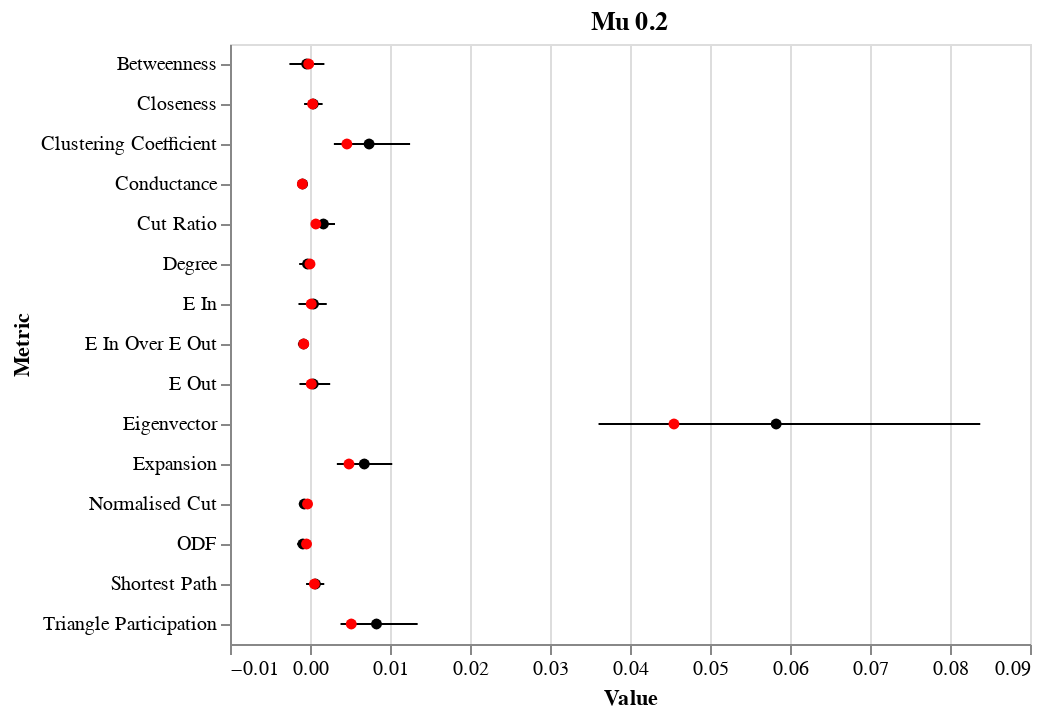
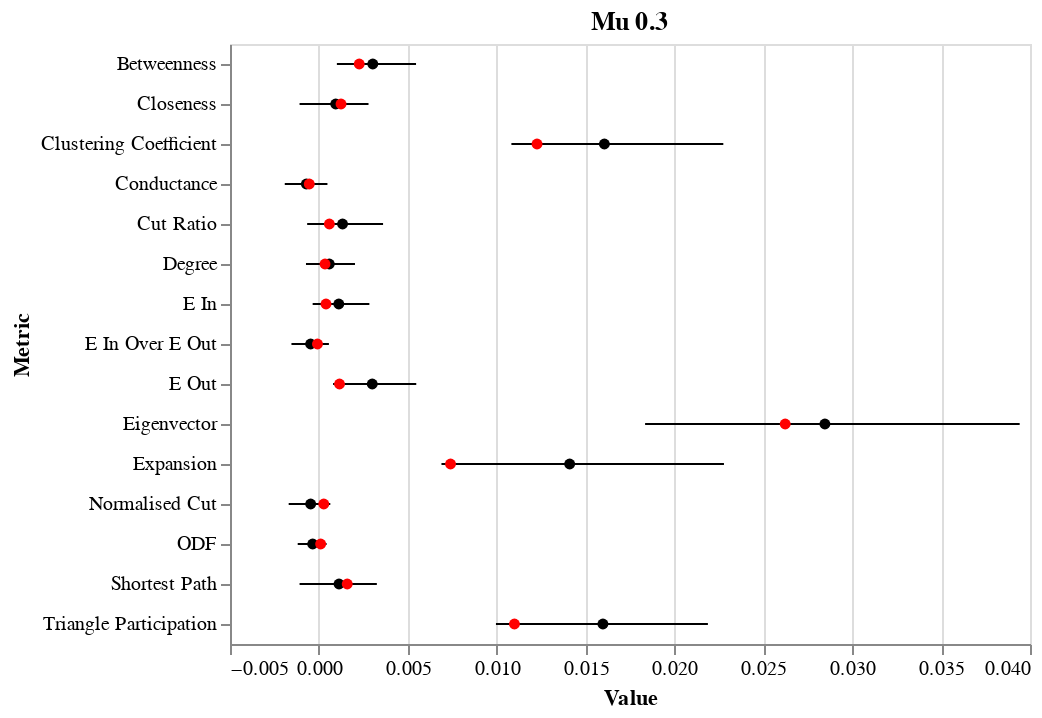
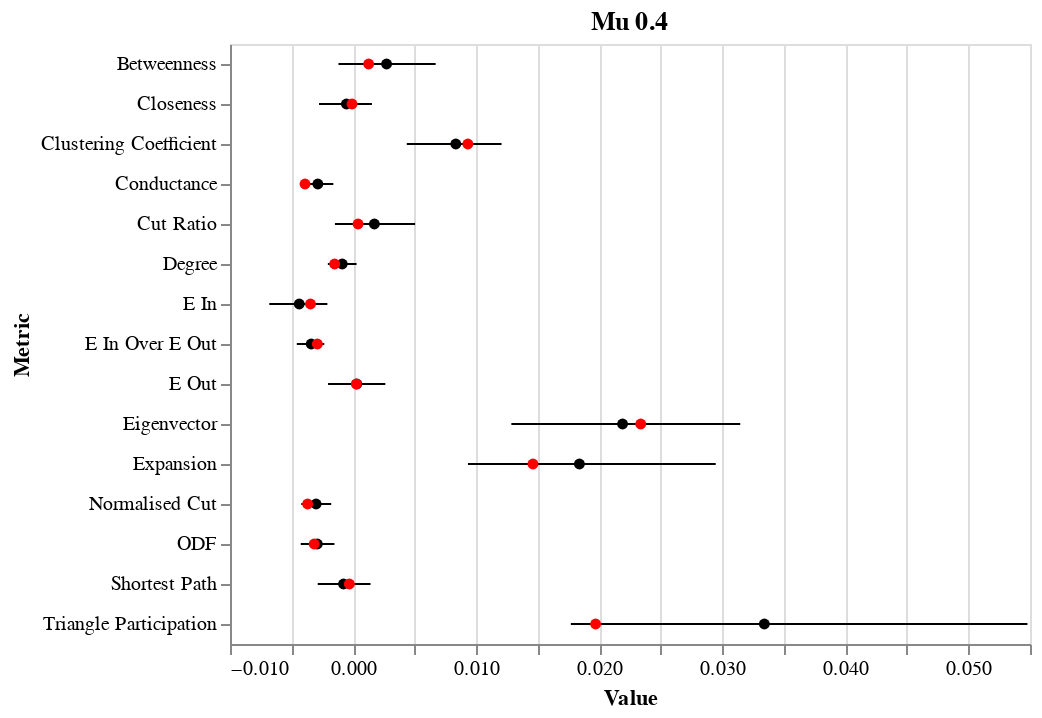

The cell these charts' notebook holds for them, in order:
### Code cell
for mu in [2, 3, 4]:
    accuracy = []
    balanced_accuracy = []
    mu_feature_importances = {'Metric': [], 'Value': []}
    for graph in [1, 2, 3, 4, 5]:
        with open('Community_Data/Louvain/Results/mu_0_{0}/graph_0{1}/results'.format(mu, graph), 'rb') as f:
            results = pickle.load(f)
        perm_importances = results['Feature Importances']
        accuracy.append(np.mean(results['Accuracy Scores']))
        balanced_accuracy.append(np.mean(results['Balanced Accuracy Scores']))
        for feat, val in perm_importances.items():
            mu_feature_importances['Metric'].append(feat)
            mu_feature_importances['Value'].append(val)
    for graph in [1, 2, 3, 4, 5, 6, 7, 8, 9, 10, 11, 12, 13, 14, 15]:
        with open('Community_Data/Louvain/Results_Additional/mu_0_{0}/graph_0{1}/results'.format(mu, graph), 'rb') as f:
            results = pickle.load(f)
        perm_importances = results['Feature Importances']
        accuracy.append(np.mean(results['Accuracy Scores']))
        balanced_accuracy.append(np.mean(results['Balanced Accuracy Scores']))
        for feat, val in perm_importances.items():
            mu_feature_importances['Metric'].append(feat)
            mu_feature_importances['Value'].append(val)
    mu_feature_importances = pd.DataFrame(data=mu_feature_importances)
    error_bars = alt.Chart(mu_feature_importances).mark_errorbar(extent='ci').encode(
      x=alt.X('Value:Q', scale=alt.Scale(zero=False)),
      y=alt.Y('Metric:N')
    )


    mean_points = alt.Chart(mu_feature_importances).mark_point(filled=True, color='black').encode(
      x=alt.X('Value:Q', aggregate='mean'),
      y=alt.Y('Metric:N'),
    )
    
    median_points = alt.Chart(mu_feature_importances).mark_point(filled=True, color='red').encode(
      x=alt.X('Value:Q', aggregate='median'),
      y=alt.Y('Metric:N'),
    )

    final_plot = (error_bars + mean_points + median_points).properties(
        title='Mu 0.{0}'.format(mu)
    )

    final_plot.display()
    
    print('Random forest accuracy for each graph:', list(np.around(accuracy, decimals=2)))
    print('')
    print('Random forest balanced accuracy for each graph:', list(np.around(balanced_accuracy, decimals=2)))

### Figure 1 — Vega-Lite specification as saved in the notebook (floating-point values rounded to 4 significant figures; data arrays with more than 128 entries replaced by an {"elided": "..."} marker saying what was removed)
{"config": {"view": {"continuousWidth": 400, "continuousHeight": 300}}, "layer": [{"mark": {"type": "errorbar", "extent": "ci"}, "encoding": {"x": {"type": "quantitative", "field": "Value", "scale": {"zero": false}}, "y": {"type": "nominal", "field": "Metric"}}}, {"mark": {"type": "point", "color": "black", "filled": true}, "encoding": {"x": {"type": "quantitative", "aggregate": "mean", "field": "Value"}, "y": {"type": "nominal", "field": "Metric"}}}, {"mark": {"type": "point", "color": "red", "filled": true}, "encoding": {"x": {"type": "quantitative", "aggregate": "median", "field": "Value"}, "y": {"type": "nominal", "field": "Metric"}}}], "data": {"name": "data-63a07db8cd5d5b52e00973626d81a199"}, "title": "Mu 0.2", "$schema": "https://vega.github.io/schema/vega-lite/v4.0.2.json", "datasets": {"data-63a07db8cd5d5b52e00973626d81a199": {"elided": "300 records"}}}

### Figure 2 — Vega-Lite specification as saved in the notebook (floating-point values rounded to 4 significant figures; data arrays with more than 128 entries replaced by an {"elided": "..."} marker saying what was removed)
{"config": {"view": {"continuousWidth": 400, "continuousHeight": 300}}, "layer": [{"mark": {"type": "errorbar", "extent": "ci"}, "encoding": {"x": {"type": "quantitative", "field": "Value", "scale": {"zero": false}}, "y": {"type": "nominal", "field": "Metric"}}}, {"mark": {"type": "point", "color": "black", "filled": true}, "encoding": {"x": {"type": "quantitative", "aggregate": "mean", "field": "Value"}, "y": {"type": "nominal", "field": "Metric"}}}, {"mark": {"type": "point", "color": "red", "filled": true}, "encoding": {"x": {"type": "quantitative", "aggregate": "median", "field": "Value"}, "y": {"type": "nominal", "field": "Metric"}}}], "data": {"name": "data-0aa0280caa346defb6526e9afd2a0f3e"}, "title": "Mu 0.3", "$schema": "https://vega.github.io/schema/vega-lite/v4.0.2.json", "datasets": {"data-0aa0280caa346defb6526e9afd2a0f3e": {"elided": "300 records"}}}

### Figure 3 — Vega-Lite specification as saved in the notebook (floating-point values rounded to 4 significant figures; data arrays with more than 128 entries replaced by an {"elided": "..."} marker saying what was removed)
{"config": {"view": {"continuousWidth": 400, "continuousHeight": 300}}, "layer": [{"mark": {"type": "errorbar", "extent": "ci"}, "encoding": {"x": {"type": "quantitative", "field": "Value", "scale": {"zero": false}}, "y": {"type": "nominal", "field": "Metric"}}}, {"mark": {"type": "point", "color": "black", "filled": true}, "encoding": {"x": {"type": "quantitative", "aggregate": "mean", "field": "Value"}, "y": {"type": "nominal", "field": "Metric"}}}, {"mark": {"type": "point", "color": "red", "filled": true}, "encoding": {"x": {"type": "quantitative", "aggregate": "median", "field": "Value"}, "y": {"type": "nominal", "field": "Metric"}}}], "data": {"name": "data-862cce72703a71a6f92cb712fd5f2603"}, "title": "Mu 0.4", "$schema": "https://vega.github.io/schema/vega-lite/v4.0.2.json", "datasets": {"data-862cce72703a71a6f92cb712fd5f2603": {"elided": "300 records"}}}
